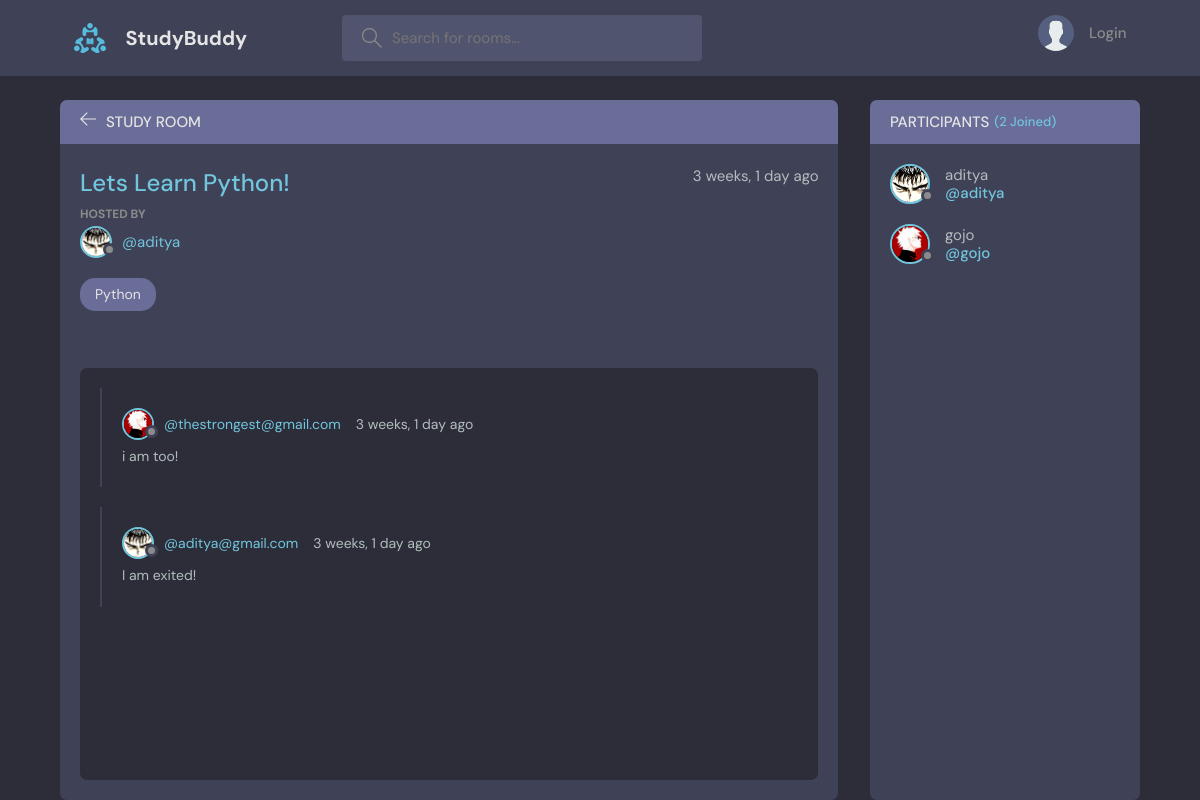
The page /room/1/ on the database its author committed.
### base/models.py (models this page shows, shortened)
class Room(models.Model):
    host = models.ForeignKey(User, on_delete=models.SET_NULL, null = True)
    topic = models.ForeignKey(Topic, on_delete=models.SET_NULL , null=True)
    name = models.CharField(max_length=200)
    description = models.TextField(null=True, blank=True)
    participants = models.ManyToManyField(User, related_name='participants', blank = True)
    updated = models.DateTimeField(auto_now=True)
    created = models.DateTimeField(auto_now_add=True)
    class Meta:
        ordering = ['-updated' , '-created']

class User(AbstractUser):
    name = models.CharField(max_length=200, null=True)
    email = models.EmailField(unique=True, null=True)
    bio = models.TextField(null=True)
    avatar = models.ImageField(null=True, default="avatar.svg")
    USERNAME_FIELD = 'email'
    REQUIRED_FIELDS = []

class Topic(models.Model):
    name = models.CharField(max_length=200)
    def __str__(self):
        return self.name

class Message(models.Model):
    user = models.ForeignKey(User , on_delete=models.CASCADE)
    room = models.ForeignKey(Room, on_delete=models.CASCADE)
    body = models.TextField()
    updated = models.DateTimeField(auto_now=True)
    created = models.DateTimeField(auto_now_add=True)
    class Meta:
        ordering = ['-updated' , '-created']

### base/views.py (the view)
# urls.py: path('room/<str:pk>/' , views.room , name="room"),
def room(request, pk):
    room = Room.objects.get(id=pk)
    room_messages = room.message_set.all().order_by("-created")
    participants = room.participants.all()
    if request.method == "POST":
        message = Message.objects.create(
            user=request.user, room=room, body=request.POST.get("body")
        )
        room.participants.add(request.user)
        return redirect("room", pk=room.id)
    context = {
        "room": room,
        "room_messages": room_messages,
        "participants": participants,
    }
    return render(request, "base/room.html", context)

### base/templates/base/room.html (shortened to what this page needs)
{% extends 'main.html' %}
{% block content %}
<main class="profile-page layout layout--2">
    <div class="container">
        <div class="room">
            <div class="room__top">
                <div class="room__topLeft">
                    <a href="{% url 'home' %}">
                        <svg version="1.1" xmlns="http://www.w3.org/2000/svg" width="32" height="32"
                            viewBox="0 0 32 32">
                            <title>arrow-left</title>
                            <path
                                d="M13.723 2.286l-13.723 13.714 13.719 13.714 1.616-1.611-10.96-10.96h27.625v-2.286h-27.625l10.965-10.965-1.616-1.607z">
                            </path>
                        </svg>
                    </a>
                    <h3>Study Room</h3>
                </div>
            </div>
            <div class="room__box scroll">
                <div class="room__header scroll">
                    <div class="room__info">
                        <h3>{{room.name}}</h3>
                        <span>{{room.created | timesince}} ago</span>
                    </div>
                    <div class="room__hosted">
                        <p>Hosted By</p>
                        <a href="{% url 'user-profile' room.host.id %}" class="room__author">
                            <div class="avatar avatar--small">
                                <img src="{{room.host.avatar.url}}" />
                            </div>
                            <span>@{{room.host.username}}</span>
                        </a>
                    </div>
                    <span class="room__topics">{{room.topic}}</span>
                </div>
                <div class="room__conversation">
                    <div class="threads scroll">
                        {% for message in room_messages %}
                        <div class="thread">
                            <div class="thread__top">
                                <div class="thread__author">
                                    <a href="{% url 'user-profile' message.user.id %}" class="thread__authorInfo">
                                        <div class="avatar avatar--small">
                                            <img src="{{message.user.avatar.url}}" />
                                        </div>
                                        <span>@{{message.user}}</span>
                                    </a>
                                    <span class="thread__date">{{message.created | timesince}}
                                        ago</span>
                                </div>
                            </div>
                            <div class="thread__details">{{message.body}}</div>
                        </div>
                        {% endfor %}
                    </div>
                </div>
            </div>
        </div>
        <div class="participants">
            <h3 class="participants__top">
                Participants <span>({{participants.count}} Joined)</span>
            </h3>
            <div class="participants__list scroll">
                {% for participant in participants %}
                <a href="{% url 'user-profile' participant.id %}" class="participant">
                    <div class="avatar avatar--medium">
                        <img src="{{participant.avatar.url}}" />
                    </div>
                    <p>
                        {{participant.username}}
                        <span>@{{participant.username}}</span>
                    </p>
                </a>
                {% endfor %}
            </div>
        </div>
    </div>
</main>
{% endblock content %}

### rows shown on the page
Room: name "Lets Learn Python!", created "3 weeks, 1 day", host.avatar (picture), host.username "aditya", topic "Python"
Message: user.avatar (picture), user "thestrongest@gmail.com", created "3 weeks, 1 day", body "i am too!"
Message: user.avatar (picture), user "aditya@gmail.com", created "3 weeks, 1 day", body "I am exited!"
User: avatar (picture), username "aditya"
User: avatar (picture), username "gojo"

### other values the page prints
{{ participants.count }} "2"
